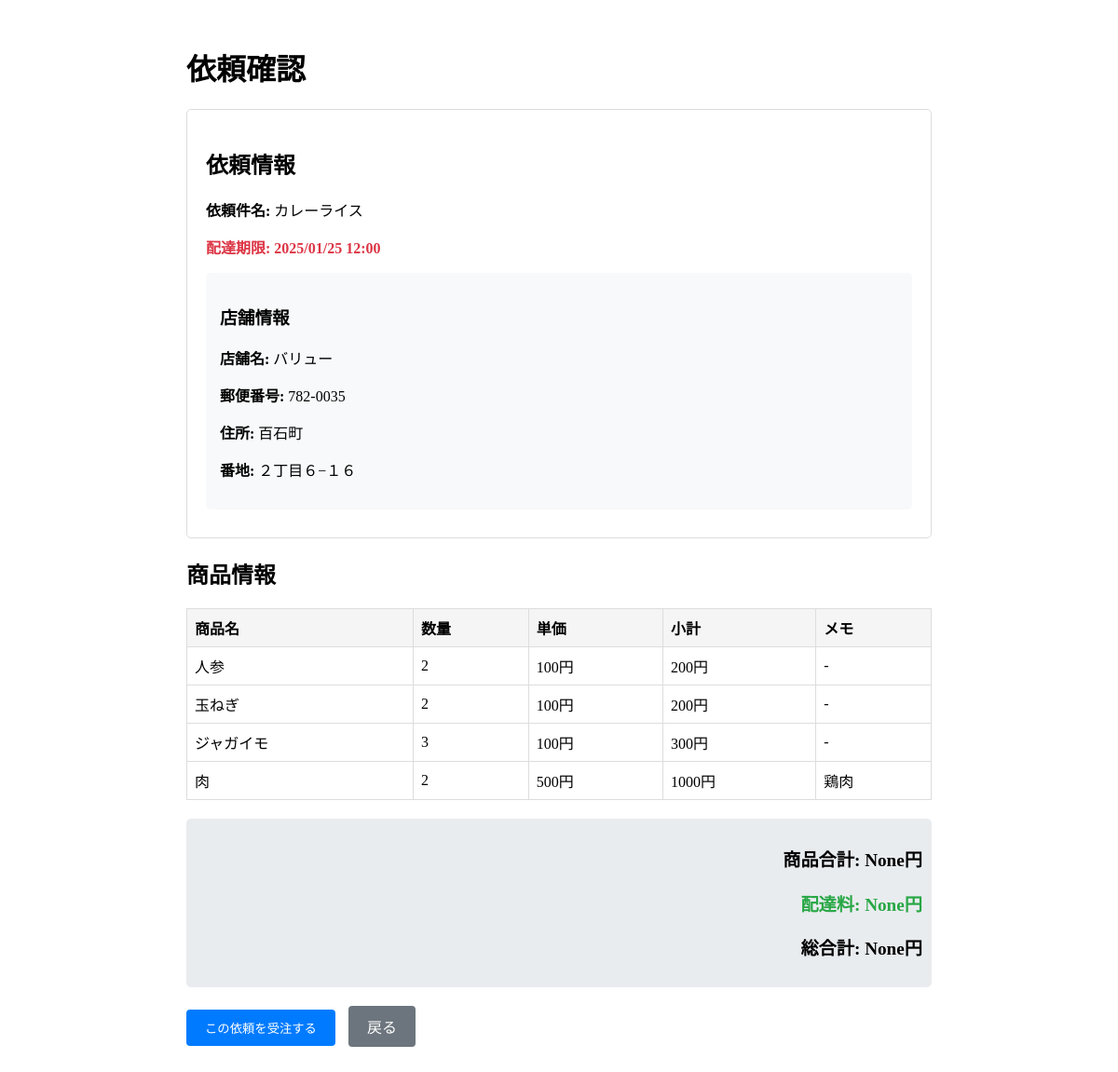
/worker/confirm_request/4/ (signed in), run on the app's committed database.
### client_app/models.py (models this page shows, shortened)
class Task(models.Model):
	client = models.ForeignKey(
		CustomUser,
		on_delete=models.SET(get_sentinel_user),
		related_name='client',
		null=True, # TODO:仮でnullを許可する
		blank=True, # TODO: 仮でblankを許可する
		verbose_name="クライアント",
	)
	worker = models.ForeignKey(
		CustomUser,
		on_delete=models.SET(get_sentinel_user),
		related_name='worker',
		null=True,
		blank=True,
		verbose_name="配達員",
	)
	title = models.CharField(
		max_length=60,
		verbose_name="依頼件名",
	)
	created_at = models.DateTimeField(
		auto_now_add=True,
		verbose_name="注文した時間",
	)
	limit_of_time = models.DateTimeField(
		verbose_name="配達期限時間",
	)
	status = models.CharField(
		max_length=1,
		default="0",
		verbose_name="配達ステータス",
		help_text="0: 注文済み, 1: 配達中, 2: 承認待ち, 3: 再申請待ち, 4: 配達完了",
	)
	delivery_completion_time = models.DateTimeField(
		blank=True,
		null=True,
		verbose_name="配達完了時間",
	)
	shop_name = models.CharField(
		max_length=150,
		verbose_name="店舗名",
	)
	shop_post_code = models.CharField(
		max_length=15,
		verbose_name="店舗の郵便番号",
	)
	shop_address = models.CharField(
		max_length=150,
		verbose_name="店舗の住所",
		help_text="高知県香美市土佐山田町に続く住所"
	)
	shop_street_address = models.CharField(
		max_length=150,
		verbose_name="店舗の番地",
	)

class Order(models.Model):
	task = models.ForeignKey(
		Task,
		on_delete=models.CASCADE,
		related_name="order",
		verbose_name="注文"
	)
	product_name = models.CharField(
		max_length=150,
		verbose_name="商品名"
	)
	price = models.IntegerField(
		verbose_name="単価"
	)
	quantity = models.IntegerField(
		verbose_name="個数"
	)
	notes = models.CharField(
		max_length=150,
		blank=True,
		verbose_name="備考"
	)

class Transaction(models.Model):
	task = models.OneToOneField(
		Task,  # 対応するTaskモデルのクラス名
		on_delete=models.CASCADE,  # Taskが削除されたときに対応するTransactionも削除される
		related_name='transaction',  # Taskモデルから関連するTransactionsをアクセスするための名前
		verbose_name="関連するタスク"
	)
	total_cost = models.IntegerField(
		blank=True,
		null=True,
		verbose_name="合計金額"
	)
	courier_reward_amount = models.IntegerField(
		blank=True,
		null=True,
		verbose_name="給料"
	)
	delivery_fee = models.IntegerField(
		blank=True,
		null=True,
		verbose_name="配達手数料"
	)
	payment_fee_date = models.DateTimeField(
		blank=True,
		null=True,
		verbose_name="サービス代金支払い日付"
	)
	courier_item_payment_date = models.DateTimeField(
		blank=True,
		null=True,
		verbose_name="商品代金支払い日付"
	)
	courier_reward_date = models.DateTimeField(
		blank=True,
		null=True,
		verbose_name="報酬支払日付"
	)
	pay_courier_reward = models.BooleanField(
		blank=True,
		null=True,
		default=False,
	)
	pay_courier_item = models.BooleanField(
		blank=True,
		null=True,
		default=False,
	)
	pay_fee = models.BooleanField(
		blank=True,
		null=True,
		default=False,
	)

### user_app/models.py (models this page shows, shortened)
class CustomUser(AbstractBaseUser, PermissionsMixin):
    first_name = models.CharField(
        verbose_name="名前",
        max_length=150
    )
    last_name = models.CharField(
        verbose_name="名字",
        max_length=150
    )
    birthdate = models.DateField(
        verbose_name="生年月日"
    )
    post_code = models.CharField(
        verbose_name="郵便番号",
        max_length=15
    )
    address = models.CharField(
        verbose_name="住所",
        max_length=150
    )
    street_address = models.CharField(
        verbose_name="番地以下",
        max_length=150
    )
    email = models.EmailField(
        _("email address"),
        unique=True
    )
    bank_name = models.CharField(
        verbose_name="銀行名",
        max_length=60,
        blank=True,
        null=True
    )
    branch_number = models.CharField(
        verbose_name="支店番号",
        max_length=15,
        blank=True,
        null=True
    )
    bank_account_number = models.CharField(
        verbose_name="口座番号",
        max_length=15,
        blank=True,
        null=True
    )
    telephone_number = models.CharField(
        verbose_name="電話番号",
        max_length=15,
        unique=True
    )
    is_staff = models.BooleanField(
        _("staff status"),
        default=False,
        help_text=_("Designates whether the user can log into this admin site."),
    )
    is_active = models.BooleanField(
        _("active"),
        default=True,
        help_text=_(
            "Designates whether this user should be treated as active. "
            "Unselect this instead of deleting accounts."
        ),
    )
    date_joined = models.DateTimeField(
        _("date joined"),
        default=timezone.now
    )
    objects = UserManager()
    EMAIL_FIELD = "email"
    USERNAME_FIELD = "email"
    REQUIRED_FIELDS = ["first_name", "last_name", "birthdate", "post_code", "address", "street_address", "telephone_number"]
    class Meta:
        verbose_name = _("user")
        verbose_name_plural = _("users")

### worker_app/views.py (the view, shortened to what this page needs)
# urls.py: path('confirm_request/<int:pk>/', views.confirm_request_view, name='confirm_request'), # 依頼受注（詳細）
@login_required
def confirm_request_view(request, pk):
    task = get_object_or_404(
        Task.objects.select_related('transaction'),
        pk=pk
    )
    orders = Order.objects.filter(task=task)
    context = {
        'task': task,
        'orders': orders,
        'total_cost': task.transaction.total_cost if hasattr(task, 'transaction') else 0
    }
    return render(request, 'worker_app/confirm_request.html', context)

### worker_app/templatetags/custom_filters.py (called while the page is built)
@register.filter
def multiply(value, arg):
    try:
        return value * arg
    except (ValueError, TypeError):
        return 0

### templates/worker_app/confirm_request.html (shortened to what this page needs)
{% load custom_filters %}
<!DOCTYPE html>
<html lang="ja">
<head>
</head>
<body>
    <div class="container">
        <h1>依頼確認</h1>
        <div class="request-details">
            <h2>依頼情報</h2>
            <p><strong>依頼件名:</strong> {{ task.title }}</p>
            <p class="deadline"><strong>配達期限:</strong> {{ task.limit_of_time|date:"Y/m/d H:i" }}</p>
            <div class="shop-info">
                <h3>店舗情報</h3>
                <p><strong>店舗名:</strong> {{ task.shop_name }}</p>
                <p><strong>郵便番号:</strong> {{ task.shop_post_code }}</p>
                <p><strong>住所:</strong> {{ task.shop_address }}</p>
                <p><strong>番地:</strong> {{ task.shop_street_address }}</p>
            </div>
        </div>
        <div class="items-section">
            <h2>商品情報</h2>
            <table class="item-table">
                <thead>
                    <tr>
                        <th>商品名</th>
                        <th>数量</th>
                        <th>単価</th>
                        <th>小計</th>
                        <th>メモ</th>
                    </tr>
                </thead>
                <tbody>
                    {% for order in orders %}
                    <tr>
                        <td>{{ order.product_name }}</td>
                        <td>{{ order.quantity }}</td>
                        <td>{{ order.price }}円</td>
                        <td>{{ order.quantity|multiply:order.price }}円</td>
                        <td>{{ order.notes|default:"-" }}</td>
                    </tr>
                    {% endfor %}
                </tbody>
            </table>
            <div class="total-amount">
                <p>商品合計: {{ total_cost }}円</p>
                <p class="delivery-fee">配達料: {{ task.transaction.delivery_fee }}円</p>
                <p>総合計: {{ task.transaction.total_cost }}円</p>
            </div>
        </div>
        <form method="post">
            <button type="submit" class="btn">この依頼を受注する</button>
            <a href="{% url 'worker_app:receive_request' %}" class="btn btn-secondary">戻る</a>
        </form>
    </div>
</body>
</html>

### templates/worker_app/confirm_request.html (style rules this page uses)
.container { max-width: 800px; margin: 0 auto; padding: 20px; }
.request-details { border: 1px solid #ddd; padding: 20px; margin-bottom: 20px; border-radius: 5px; }
.shop-info { background-color: #f8f9fa; padding: 15px; border-radius: 5px; margin: 10px 0; }
.item-table { width: 100%; border-collapse: collapse; margin: 20px 0; }
.item-table th, .item-table td { border: 1px solid #ddd; padding: 8px; text-align: left; }
.item-table th { background-color: #f5f5f5; }
.total-amount { text-align: right; font-size: 1.2em; font-weight: bold; margin: 20px 0; padding: 10px; background-color: #e9ecef; border-radius: 5px; }
.delivery-fee { color: #28a745; margin-top: 5px; }
.btn { display: inline-block; padding: 10px 20px; background-color: #007bff; color: white; text-decoration: none; border: none; border-radius: 4px; cursor: pointer; margin-right: 10px; }
.btn-secondary { background-color: #6c757d; }
.deadline { color: #dc3545; font-weight: bold; }

### data on the page
Task: title "カレーライス", limit_of_time "2025/01/25 12:00", shop_name "バリュー", shop_post_code "782-0035", shop_address "百石町", shop_street_address "２丁目６−１６", transaction.delivery_fee "None", transaction.total_cost "None"
Order: product_name "人参", quantity "2", price "100", quantity|multiply "200", notes "-"
Order: product_name "玉ねぎ", quantity "2", price "100", quantity|multiply "200", notes "-"
Order: product_name "ジャガイモ", quantity "3", price "100", quantity|multiply "300", notes "-"
Order: product_name "肉", quantity "2", price "500", quantity|multiply "1000", notes "鶏肉"
CustomUser: street_address "None"
